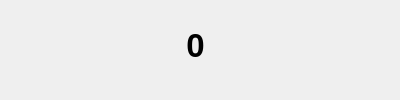
<?xml version="1.0" encoding="UTF-8"?>
<ui version="4.0">
 <class>Rich</class>
 <widget class="QWidget" name="Rich">
  <property name="geometry">
   <rect>
    <x>0</x>
    <y>0</y>
    <width>400</width>
    <height>100</height>
   </rect>
  </property>
  <property name="windowTitle">
   <string>Form</string>
  </property>
  <widget class="QLabel" name="moneylabel">
   <property name="geometry">
    <rect>
     <x>20</x>
     <y>20</y>
     <width>351</width>
     <height>51</height>
    </rect>
   </property>
   <property name="font">
    <font>
     <pointsize>25</pointsize>
     <weight>75</weight>
     <bold>true</bold>
    </font>
   </property>
   <property name="text">
    <string>0</string>
   </property>
   <property name="alignment">
    <set>Qt::AlignCenter</set>
   </property>
  </widget>
 </widget>
 <resources/>
 <connections/>
</ui>
